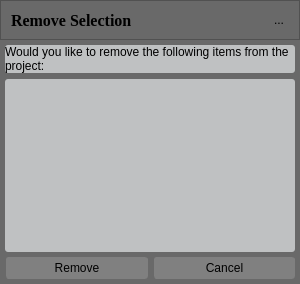
<?xml version="1.0" encoding="UTF-8"?>
<ui version="4.0">
 <class>RemoveSelection</class>
 <widget class="QDialog" name="RemoveSelection">
  <property name="windowModality">
   <enum>Qt::ApplicationModal</enum>
  </property>
  <property name="geometry">
   <rect>
    <x>0</x>
    <y>0</y>
    <width>300</width>
    <height>284</height>
   </rect>
  </property>
  <property name="sizePolicy">
   <sizepolicy hsizetype="Fixed" vsizetype="Expanding">
    <horstretch>0</horstretch>
    <verstretch>0</verstretch>
   </sizepolicy>
  </property>
  <property name="minimumSize">
   <size>
    <width>300</width>
    <height>0</height>
   </size>
  </property>
  <property name="maximumSize">
   <size>
    <width>300</width>
    <height>18000</height>
   </size>
  </property>
  <property name="windowTitle">
   <string>Dialog</string>
  </property>
  <property name="styleSheet">
   <string notr="true">/*QWidget {
	background-color: rgb(191,193,194);
	border-color: black;
}
*/
/*	Push button*/
QPushButton {
	min-height: 20px;
	border: 1px solid gray;
	border-radius: 3px;
	background-color: lightgray;
	selection-background-color: gray;
}

QPushButton:hover {
	background-color: gray;
	border-radius: 3px;
}


/*Tool button*/
QToolButton {
	max-width: 20px;
	max-height: 20px;
	border: 0px solid gray;
}

/*Line edit*/
QLineEdit {
    border: 1px solid gray;
	border-radius: 3px;
    background-color: lightgray;
    selection-background-color: darkgray;
}</string>
  </property>
  <layout class="QVBoxLayout" name="verticalLayout">
   <property name="spacing">
    <number>0</number>
   </property>
   <property name="leftMargin">
    <number>0</number>
   </property>
   <property name="topMargin">
    <number>0</number>
   </property>
   <property name="rightMargin">
    <number>0</number>
   </property>
   <property name="bottomMargin">
    <number>0</number>
   </property>
   <item>
    <widget class="QFrame" name="m_pFrameTitle">
     <property name="sizePolicy">
      <sizepolicy hsizetype="Expanding" vsizetype="Fixed">
       <horstretch>0</horstretch>
       <verstretch>0</verstretch>
      </sizepolicy>
     </property>
     <property name="minimumSize">
      <size>
       <width>290</width>
       <height>40</height>
      </size>
     </property>
     <property name="styleSheet">
      <string notr="true">background-color:rgb(105,105,105)</string>
     </property>
     <property name="frameShape">
      <enum>QFrame::StyledPanel</enum>
     </property>
     <property name="frameShadow">
      <enum>QFrame::Raised</enum>
     </property>
     <layout class="QHBoxLayout" name="horizontalLayout">
      <property name="leftMargin">
       <number>10</number>
      </property>
      <property name="topMargin">
       <number>10</number>
      </property>
      <property name="rightMargin">
       <number>10</number>
      </property>
      <property name="bottomMargin">
       <number>10</number>
      </property>
      <item>
       <widget class="QLabel" name="m_pLabelTitle">
        <property name="font">
         <font>
          <family>Times New Roman</family>
          <pointsize>12</pointsize>
          <weight>75</weight>
          <bold>true</bold>
         </font>
        </property>
        <property name="text">
         <string>Remove Selection</string>
        </property>
       </widget>
      </item>
      <item>
       <widget class="QToolButton" name="m_pToolButtonCancel">
        <property name="minimumSize">
         <size>
          <width>16</width>
          <height>16</height>
         </size>
        </property>
        <property name="maximumSize">
         <size>
          <width>20</width>
          <height>20</height>
         </size>
        </property>
        <property name="layoutDirection">
         <enum>Qt::RightToLeft</enum>
        </property>
        <property name="text">
         <string>...</string>
        </property>
        <property name="icon">
         <iconset>
          <normaloff>../../../../Resources/Icons/close-icon.png</normaloff>../../../../Resources/Icons/close-icon.png</iconset>
        </property>
       </widget>
      </item>
     </layout>
    </widget>
   </item>
   <item>
    <widget class="QFrame" name="m_pVerticalWidgets">
     <property name="styleSheet">
      <string notr="true">background-color:rgb(105,105,105)
</string>
     </property>
     <layout class="QVBoxLayout" name="verticalLayout_2">
      <property name="leftMargin">
       <number>5</number>
      </property>
      <property name="topMargin">
       <number>5</number>
      </property>
      <property name="rightMargin">
       <number>5</number>
      </property>
      <property name="bottomMargin">
       <number>5</number>
      </property>
      <item>
       <widget class="QLabel" name="label">
        <property name="styleSheet">
         <string notr="true">background-color: rgb(191,193,194);
border-radius: 3px;</string>
        </property>
        <property name="text">
         <string>Would you like to remove the following items from the project:</string>
        </property>
        <property name="scaledContents">
         <bool>false</bool>
        </property>
        <property name="wordWrap">
         <bool>true</bool>
        </property>
        <property name="margin">
         <number>5</number>
        </property>
       </widget>
      </item>
      <item>
       <widget class="QListView" name="m_pListView">
        <property name="styleSheet">
         <string notr="true">background-color: rgb(191,193,194);
border-radius: 3px;
</string>
        </property>
        <property name="selectionMode">
         <enum>QAbstractItemView::NoSelection</enum>
        </property>
        <property name="spacing">
         <number>2</number>
        </property>
       </widget>
      </item>
     </layout>
    </widget>
   </item>
   <item>
    <widget class="QFrame" name="m_pFrameButtonBox">
     <property name="styleSheet">
      <string notr="true">background-color:rgb(105,105,105);</string>
     </property>
     <layout class="QHBoxLayout" name="horizontalLayout_2">
      <property name="spacing">
       <number>6</number>
      </property>
      <property name="leftMargin">
       <number>6</number>
      </property>
      <property name="topMargin">
       <number>0</number>
      </property>
      <property name="rightMargin">
       <number>5</number>
      </property>
      <property name="bottomMargin">
       <number>5</number>
      </property>
      <item>
       <widget class="QPushButton" name="m_pPushButtonRemove">
        <property name="styleSheet">
         <string notr="true">QPushButton {
	min-height: 20px;
	border: 1px solid gray;
	border-radius: 3px;
	background-color: gray;
	selection-background-color: rgb(191,193,194);
}

QPushButton:hover {
	background-color:rgb(105,105,105);
	border-radius: 3px;
	color:white;
}</string>
        </property>
        <property name="text">
         <string>Remove</string>
        </property>
       </widget>
      </item>
      <item>
       <widget class="QPushButton" name="m_pPushButtonCancel">
        <property name="styleSheet">
         <string notr="true">QPushButton {
	min-height: 20px;
	border: 1px solid gray;
	border-radius: 3px;
	background-color: gray;
	selection-background-color: rgb(191,193,194);
}

QPushButton:hover {
	background-color:rgb(105,105,105);
	border-radius: 3px;
	color:white;
}</string>
        </property>
        <property name="text">
         <string>Cancel</string>
        </property>
        <property name="flat">
         <bool>true</bool>
        </property>
       </widget>
      </item>
     </layout>
    </widget>
   </item>
  </layout>
 </widget>
 <resources/>
 <connections/>
</ui>
